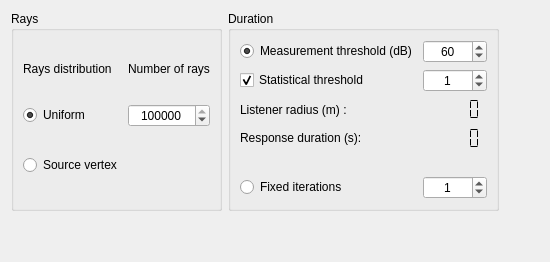
              <widget class="QWidget" name="tab_6">
               <attribute name="title">
                <string>Advanced</string>
               </attribute>
               <layout class="QGridLayout" name="gridLayout_2">
                <item row="1" column="2">
                 <spacer name="horizontalSpacer">
                  <property name="orientation">
                   <enum>Qt::Horizontal</enum>
                  </property>
                  <property name="sizeHint" stdset="0">
                   <size>
                    <width>40</width>
                    <height>20</height>
                   </size>
                  </property>
                 </spacer>
                </item>
                <item row="4" column="0">
                 <spacer name="verticalSpacer_3">
                  <property name="orientation">
                   <enum>Qt::Vertical</enum>
                  </property>
                  <property name="sizeHint" stdset="0">
                   <size>
                    <width>20</width>
                    <height>40</height>
                   </size>
                  </property>
                 </spacer>
                </item>
                <item row="1" column="0">
                 <widget class="QGroupBox" name="groupBox">
                  <property name="autoFillBackground">
                   <bool>false</bool>
                  </property>
                  <property name="title">
                   <string>Rays</string>
                  </property>
                  <layout class="QGridLayout" name="gridLayout_6">
                   <item row="1" column="1">
                    <widget class="QSpinBox" name="spinBox_nbRay">
                     <property name="autoFillBackground">
                      <bool>false</bool>
                     </property>
                     <property name="alignment">
                      <set>Qt::AlignCenter</set>
                     </property>
                     <property name="prefix">
                      <string/>
                     </property>
                     <property name="minimum">
                      <number>2</number>
                     </property>
                     <property name="maximum">
                      <number>1000000000</number>
                     </property>
                     <property name="value">
                      <number>1000000</number>
                     </property>
                    </widget>
                   </item>
                   <item row="1" column="0">
                    <widget class="QRadioButton" name="radioButton_Fibonacci">
                     <property name="sizePolicy">
                      <sizepolicy hsizetype="Minimum" vsizetype="Fixed">
                       <horstretch>0</horstretch>
                       <verstretch>0</verstretch>
                      </sizepolicy>
                     </property>
                     <property name="text">
                      <string>Uniform</string>
                     </property>
                     <property name="checked">
                      <bool>true</bool>
                     </property>
                    </widget>
                   </item>
                   <item row="0" column="1">
                    <widget class="QLabel" name="label_nbRay">
                     <property name="sizePolicy">
                      <sizepolicy hsizetype="Preferred" vsizetype="Fixed">
                       <horstretch>0</horstretch>
                       <verstretch>0</verstretch>
                      </sizepolicy>
                     </property>
                     <property name="text">
                      <string>Number of rays</string>
                     </property>
                     <property name="alignment">
                      <set>Qt::AlignCenter</set>
                     </property>
                    </widget>
                   </item>
                   <item row="0" column="0">
                    <widget class="QLabel" name="labe_typeSource">
                     <property name="sizePolicy">
                      <sizepolicy hsizetype="Preferred" vsizetype="Fixed">
                       <horstretch>0</horstretch>
                       <verstretch>0</verstretch>
                      </sizepolicy>
                     </property>
                     <property name="text">
                      <string>Rays distribution</string>
                     </property>
                    </widget>
                   </item>
                   <item row="2" column="0">
                    <widget class="QRadioButton" name="radioButton_vertexSource">
                     <property name="sizePolicy">
                      <sizepolicy hsizetype="Minimum" vsizetype="Fixed">
                       <horstretch>0</horstretch>
                       <verstretch>0</verstretch>
                      </sizepolicy>
                     </property>
                     <property name="text">
                      <string>Source vertex</string>
                     </property>
                    </widget>
                   </item>
                  </layout>
                 </widget>
                </item>
                <item row="1" column="1">
                 <widget class="QGroupBox" name="groupBox_2">
                  <property name="autoFillBackground">
                   <bool>false</bool>
                  </property>
                  <property name="title">
                   <string>Duration</string>
                  </property>
                  <layout class="QGridLayout" name="gridLayout_7">
                   <item row="1" column="1">
                    <widget class="QSpinBox" name="spinBox_seuilArret">
                     <property name="sizePolicy">
                      <sizepolicy hsizetype="Minimum" vsizetype="Fixed">
                       <horstretch>0</horstretch>
                       <verstretch>0</verstretch>
                      </sizepolicy>
                     </property>
                     <property name="alignment">
                      <set>Qt::AlignCenter</set>
                     </property>
                     <property name="maximum">
                      <number>1000</number>
                     </property>
                     <property name="value">
                      <number>1</number>
                     </property>
                    </widget>
                   </item>
                   <item row="3" column="0">
                    <widget class="QLabel" name="label_tpsmax">
                     <property name="sizePolicy">
                      <sizepolicy hsizetype="Preferred" vsizetype="Fixed">
                       <horstretch>0</horstretch>
                       <verstretch>0</verstretch>
                      </sizepolicy>
                     </property>
                     <property name="text">
                      <string>Response duration (s):</string>
                     </property>
                    </widget>
                   </item>
                   <item row="3" column="1">
                    <widget class="QLCDNumber" name="lcdTempsmax">
                     <property name="enabled">
                      <bool>true</bool>
                     </property>
                     <property name="autoFillBackground">
                      <bool>false</bool>
                     </property>
                     <property name="frameShape">
                      <enum>QFrame::NoFrame</enum>
                     </property>
                     <property name="frameShadow">
                      <enum>QFrame::Raised</enum>
                     </property>
                     <property name="segmentStyle">
                      <enum>QLCDNumber::Flat</enum>
                     </property>
                    </widget>
                   </item>
                   <item row="1" column="0">
                    <widget class="QCheckBox" name="checkBox_rayAuto">
                     <property name="sizePolicy">
                      <sizepolicy hsizetype="Fixed" vsizetype="Fixed">
                       <horstretch>0</horstretch>
                       <verstretch>0</verstretch>
                      </sizepolicy>
                     </property>
                     <property name="layoutDirection">
                      <enum>Qt::LeftToRight</enum>
                     </property>
                     <property name="text">
                      <string>Statistical threshold</string>
                     </property>
                     <property name="checked">
                      <bool>true</bool>
                     </property>
                    </widget>
                   </item>
                   <item row="0" column="1">
                    <widget class="QSpinBox" name="spinBox_attenuation">
                     <property name="sizePolicy">
                      <sizepolicy hsizetype="Minimum" vsizetype="Fixed">
                       <horstretch>0</horstretch>
                       <verstretch>0</verstretch>
                      </sizepolicy>
                     </property>
                     <property name="autoFillBackground">
                      <bool>false</bool>
                     </property>
                     <property name="alignment">
                      <set>Qt::AlignCenter</set>
                     </property>
                     <property name="readOnly">
                      <bool>false</bool>
                     </property>
                     <property name="maximum">
                      <number>100</number>
                     </property>
                     <property name="value">
                      <number>60</number>
                     </property>
                    </widget>
                   </item>
                   <item row="5" column="1">
                    <widget class="QSpinBox" name="spinBox_nbRebond">
                     <property name="sizePolicy">
                      <sizepolicy hsizetype="Minimum" vsizetype="Fixed">
                       <horstretch>0</horstretch>
                       <verstretch>0</verstretch>
                      </sizepolicy>
                     </property>
                     <property name="alignment">
                      <set>Qt::AlignCenter</set>
                     </property>
                     <property name="value">
                      <number>1</number>
                     </property>
                    </widget>
                   </item>
                   <item row="4" column="0">
                    <widget class="QLabel" name="label_7">
                     <property name="text">
                      <string/>
                     </property>
                    </widget>
                   </item>
                   <item row="0" column="0">
                    <widget class="QRadioButton" name="radioButton_seuildB">
                     <property name="text">
                      <string>Measurement threshold (dB)</string>
                     </property>
                     <property name="checked">
                      <bool>true</bool>
                     </property>
                    </widget>
                   </item>
                   <item row="5" column="0">
                    <widget class="QRadioButton" name="radioButton_rebFixe">
                     <property name="sizePolicy">
                      <sizepolicy hsizetype="Minimum" vsizetype="Fixed">
                       <horstretch>0</horstretch>
                       <verstretch>0</verstretch>
                      </sizepolicy>
                     </property>
                     <property name="layoutDirection">
                      <enum>Qt::LeftToRight</enum>
                     </property>
                     <property name="text">
                      <string>Fixed iterations</string>
                     </property>
                     <property name="checked">
                      <bool>false</bool>
                     </property>
                    </widget>
                   </item>
                   <item row="2" column="0">
                    <widget class="QLabel" name="label_ListenerRadius">
                     <property name="text">
                      <string>Listener radius (m) :</string>
                     </property>
                    </widget>
                   </item>
                   <item row="2" column="1">
                    <widget class="QLCDNumber" name="lcdNumber_ListenerRadius">
                     <property name="autoFillBackground">
                      <bool>false</bool>
                     </property>
                     <property name="frameShape">
                      <enum>QFrame::NoFrame</enum>
                     </property>
                     <property name="frameShadow">
                      <enum>QFrame::Raised</enum>
                     </property>
                     <property name="segmentStyle">
                      <enum>QLCDNumber::Flat</enum>
                     </property>
                    </widget>
                   </item>
                  </layout>
                 </widget>
                </item>
               </layout>
              </widget>
